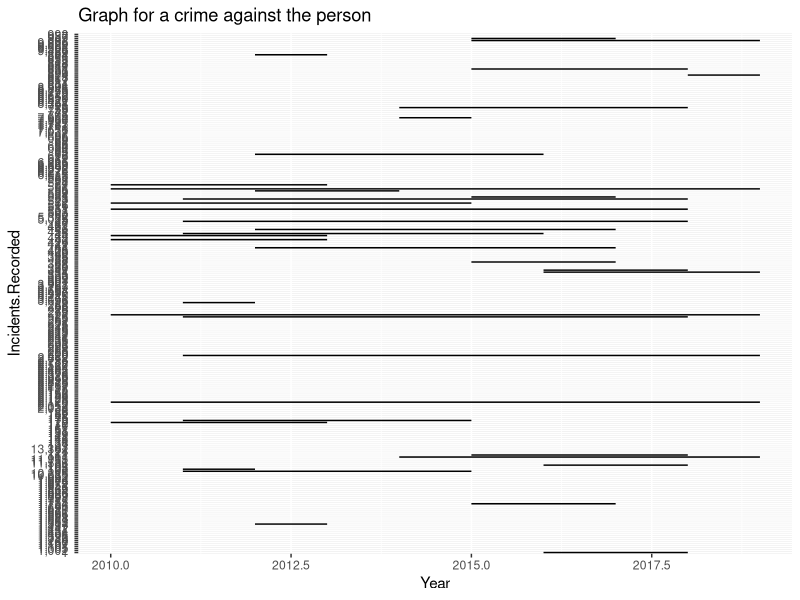

Here is the R script that generated this plot:
## ---- chunk 1
library(tidyverse)
library(ggplot2)
## ---- chunk 2
data <- read.csv("Data/Data_Tables_Criminal_Incidents_Visualisation_Year_Ending_December_2019.csv") %>% 
  filter(Offence.Division == "A Crimes against the person")
## ---- chunk 3
ggplot(data, 
       aes(x = Year,
           y = Incidents.Recorded)) +
  geom_line()+
  ggtitle("Graph for a crime against the person")
  theme_bw()
## ---- chunk 4
library(tidyverse)
Data_Tables_Criminal_Incidents_Visualisation_Year_Ending_December_2019 <- read_csv("Data/Data_Tables_Criminal_Incidents_Visualisation_Year_Ending_December_2019.csv")
Data_Tables_Criminal_Incidents_Visualisation_Year_Ending_December_2019 %>% 
  rename("offence_division" = 'Offence Division', 
         "offence_subdivision" = 'Offence Subdivision',
         "incident" = 'Incidents Recorded',
         "rate" = 'Rate per 100,000 population') %>% 
  filter(offence_division == "B Property and deception offences") %>% 
  group_by(Year) %>% 
  summarise(incident_mean = mean(incident, na.rm = TRUE),
            rate_mean = mean(rate, na.rm = TRUE))
  
